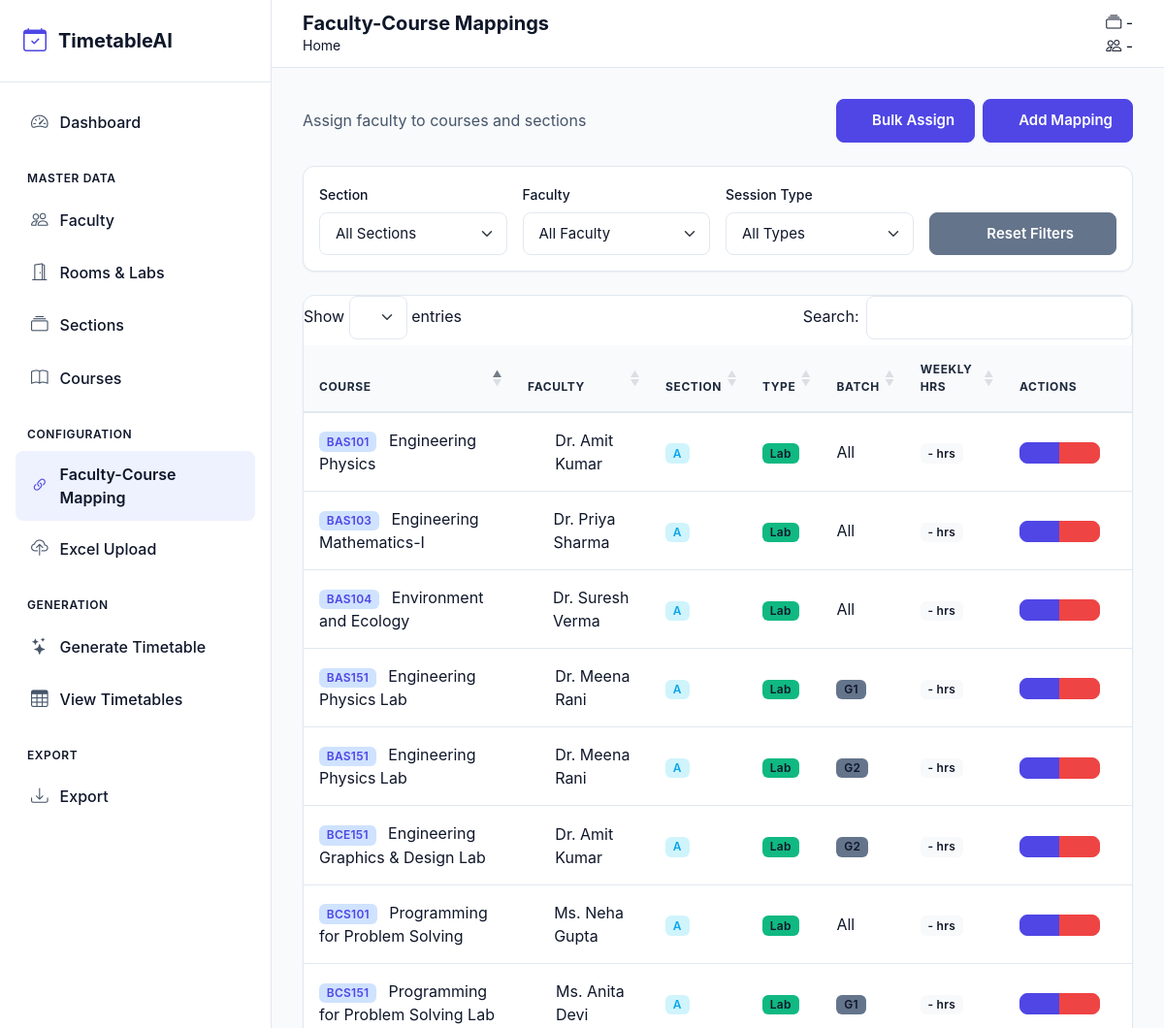
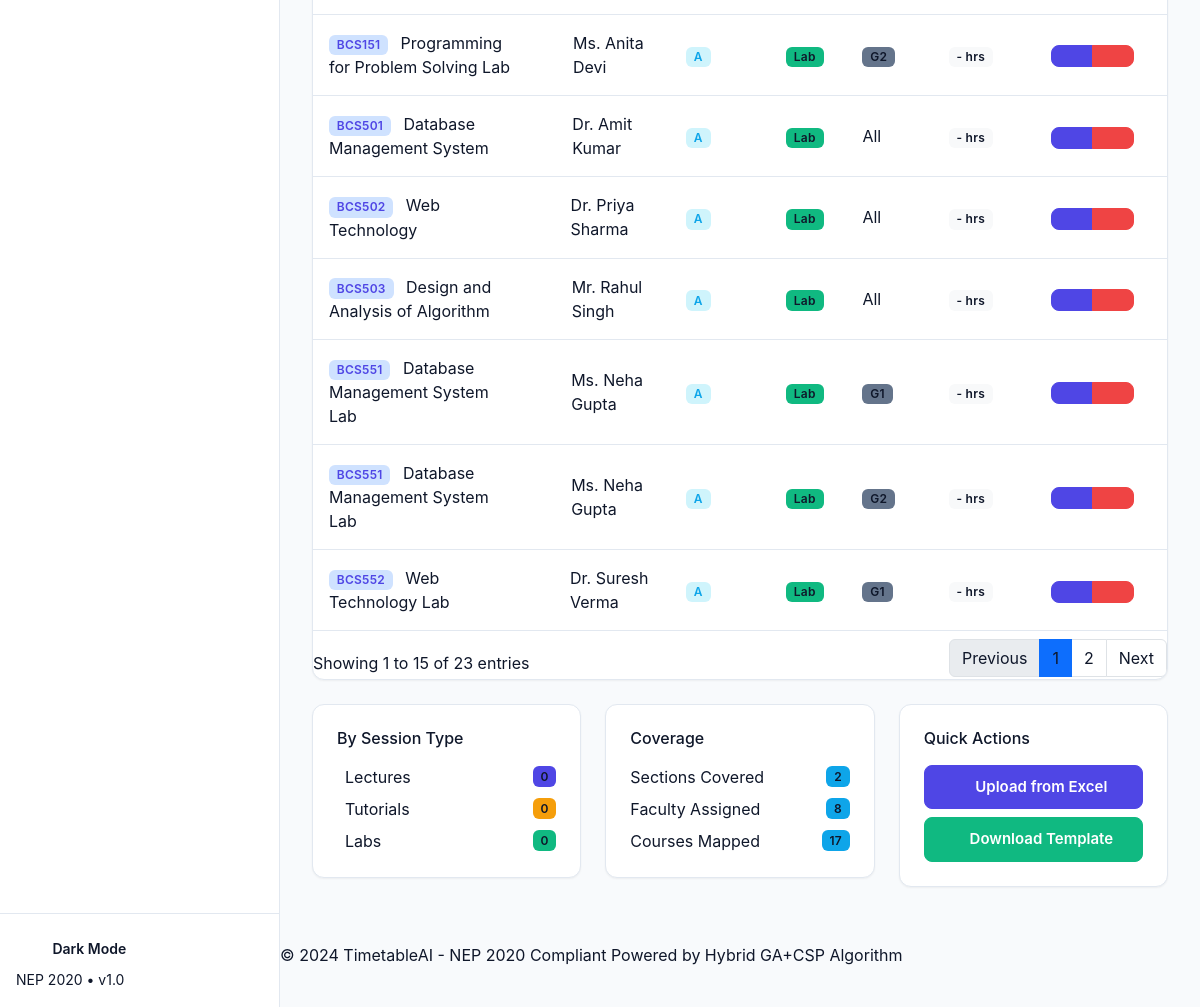
Page /mappings/ on the committed database (2 pictures, top to bottom).
### app/models/faculty_course.py (models this page shows, shortened)
class FacultyCourse(db.Model):
    __tablename__ = 'faculty_courses'
    id = db.Column(db.Integer, primary_key=True)
    faculty_id = db.Column(db.Integer, db.ForeignKey('faculty.id'), nullable=False)
    course_id = db.Column(db.Integer, db.ForeignKey('courses.id'), nullable=False)
    section_id = db.Column(db.Integer, db.ForeignKey('sections.id'), nullable=False)
    session_type = db.Column(db.String(5), nullable=False)  # L (Lecture), T (Tutorial), P (Practical)
    batch_id = db.Column(db.Integer, db.ForeignKey('batches.id'), nullable=True)
    academic_year = db.Column(db.String(10), nullable=False, default='2024-25')
    is_primary = db.Column(db.Boolean, default=True)
    created_at = db.Column(db.DateTime, default=datetime.utcnow)
    updated_at = db.Column(db.DateTime, default=datetime.utcnow, onupdate=datetime.utcnow)
    timetable_entries = db.relationship('Timetable', backref='faculty_course', lazy='dynamic', cascade='all, delete-orphan')
    batch = db.relationship('Batch', backref='faculty_courses')
    __table_args__ = (
        db.UniqueConstraint('faculty_id', 'course_id', 'section_id', 'session_type', 'batch_id', 'academic_year',
                          name='uq_faculty_course_section_session'),
    )

### app/models/course.py (models this page shows, shortened)
class Course(db.Model):
    __tablename__ = 'courses'
    id = db.Column(db.Integer, primary_key=True)
    code = db.Column(db.String(20), unique=True, nullable=False)
    name = db.Column(db.String(150), nullable=False)
    semester = db.Column(db.Integer, nullable=False)
    credits = db.Column(db.Integer, nullable=False)
    category = db.Column(db.String(10), nullable=False)  # BS, ES, PC, HS, VA, OE, DE
    course_type = db.Column(db.String(10), nullable=False)  # T (Theory), P (Practical)
    lecture_hours = db.Column(db.Integer, default=0)  # L
    tutorial_hours = db.Column(db.Integer, default=0)  # T
    practical_hours = db.Column(db.Integer, default=0)  # P
    is_lab = db.Column(db.Boolean, default=False)
    is_elective = db.Column(db.Boolean, default=False)
    elective_group = db.Column(db.String(20), nullable=True)
    created_at = db.Column(db.DateTime, default=datetime.utcnow)
    faculty_mappings = db.relationship('FacultyCourse', backref='course', lazy='dynamic', cascade='all, delete-orphan')

### app/models/faculty.py (models this page shows, shortened)
class Faculty(db.Model):
    __tablename__ = 'faculty'
    id = db.Column(db.Integer, primary_key=True)
    faculty_id = db.Column(db.String(20), unique=True, nullable=False)
    name = db.Column(db.String(100), nullable=False)
    email = db.Column(db.String(100), unique=True, nullable=True)
    phone = db.Column(db.String(15), nullable=True)
    department = db.Column(db.String(50), nullable=False, default='CSE')
    designation = db.Column(db.String(50), nullable=True)
    max_hours_per_day = db.Column(db.Integer, default=6)
    max_hours_per_week = db.Column(db.Integer, default=18)
    preferred_slots = db.Column(db.Text, default='{}')
    unavailable_slots = db.Column(db.Text, default='{}')
    is_active = db.Column(db.Boolean, default=True)
    created_at = db.Column(db.DateTime, default=datetime.utcnow)
    updated_at = db.Column(db.DateTime, default=datetime.utcnow, onupdate=datetime.utcnow)
    course_mappings = db.relationship('FacultyCourse', backref='faculty', lazy='dynamic', cascade='all, delete-orphan')

### app/models/section.py (models this page shows, shortened)
class Section(db.Model):
    __tablename__ = 'sections'
    id = db.Column(db.Integer, primary_key=True)
    section_id = db.Column(db.String(20), unique=True, nullable=False)  # e.g., CSE-3-A
    name = db.Column(db.String(10), nullable=False)  # A, B, C
    branch = db.Column(db.String(50), nullable=False, default='CSE')
    semester = db.Column(db.Integer, nullable=False)
    strength = db.Column(db.Integer, nullable=False, default=60)
    batch_year = db.Column(db.Integer, nullable=False)  # e.g., 2024
    academic_year = db.Column(db.String(10), nullable=False)  # e.g., 2024-25
    is_active = db.Column(db.Boolean, default=True)
    created_at = db.Column(db.DateTime, default=datetime.utcnow)
    updated_at = db.Column(db.DateTime, default=datetime.utcnow, onupdate=datetime.utcnow)
    batches = db.relationship('Batch', backref='section', lazy='dynamic', cascade='all, delete-orphan')
    faculty_mappings = db.relationship('FacultyCourse', backref='section', lazy='dynamic', cascade='all, delete-orphan')
    timetable_entries = db.relationship('Timetable', backref='section', lazy='dynamic', cascade='all, delete-orphan')

class Batch(db.Model):
    __tablename__ = 'batches'
    id = db.Column(db.Integer, primary_key=True)
    batch_id = db.Column(db.String(30), unique=True, nullable=False)  # e.g., CSE-3-A-G1
    name = db.Column(db.String(5), nullable=False)  # G1, G2
    section_id = db.Column(db.Integer, db.ForeignKey('sections.id'), nullable=False)
    strength = db.Column(db.Integer, nullable=False)
    created_at = db.Column(db.DateTime, default=datetime.utcnow)
    timetable_entries = db.relationship('Timetable', backref='batch', lazy='dynamic')

### app/routes/mapping.py (the view)
@mapping_bp.route('/')
def list_mappings():
    mappings = FacultyCourse.query.order_by(
        FacultyCourse.section_id,
        FacultyCourse.course_id
    ).all()
    sections = Section.query.filter_by(is_active=True).order_by(Section.semester, Section.name).all()
    return render_template('mapping/list.html', mappings=mappings, sections=sections)

### app/templates/mapping/list.html (shortened to what this page needs)
{% extends "base.html" %}
{% block page_title %}Faculty-Course Mappings{% endblock %}
{% block content %}
<div class="row mb-4" data-aos="fade-down">
    <div class="col-12">
        <div class="d-flex flex-wrap justify-content-between align-items-center gap-3">
            <div>
                <p class="text-muted mb-0">Assign faculty to courses and sections</p>
            </div>
            <div class="d-flex gap-2">
                <button class="btn btn-primary" data-bs-toggle="modal" data-bs-target="#bulkModal">
                    Bulk Assign
                </button>
                <a href="{{ url_for('mapping.add_mapping') }}" class="btn btn-primary">
                    Add Mapping
                </a>
            </div>
        </div>
    </div>
</div>
<div class="glass-card p-3 mb-4" data-aos="fade-up">
    <form method="GET" class="row g-3 align-items-end">
        <div class="col-md-3">
            <label class="form-label small">Section</label>
            <select class="form-select" name="section" onchange="this.form.submit()">
                <option value="">All Sections</option>
            </select>
        </div>
        <div class="col-md-3">
            <label class="form-label small">Faculty</label>
            <select class="form-select" name="faculty" onchange="this.form.submit()">
                <option value="">All Faculty</option>
            </select>
        </div>
        <div class="col-md-3">
            <label class="form-label small">Session Type</label>
            <select class="form-select" name="session_type" onchange="this.form.submit()">
                <option value="">All Types</option>
            </select>
        </div>
        <div class="col-md-3">
            <a href="{{ url_for('mapping.list_mappings') }}" class="btn btn-secondary w-100">
                Reset Filters
            </a>
        </div>
    </form>
</div>
<div class="glass-card" data-aos="fade-up" data-aos-delay="200">
    <div class="table-responsive">
        <table id="mappingsTable" class="table table-hover mb-0">
            <thead>
                <tr>
                    <th>Course</th>
                    <th>Faculty</th>
                    <th>Section</th>
                    <th>Type</th>
                    <th>Batch</th>
                    <th>Weekly Hrs</th>
                    <th width="100">Actions</th>
                </tr>
            </thead>
            <tbody>
                {% for mapping in mappings %}
                <tr>
                    <td>
                        <div>
                            <span class="badge bg-primary-subtle text-primary">{{ mapping.course.code }}</span>
                            <span class="ms-2">{{ mapping.course.name }}</span>
                        </div>
                    </td>
                    <td>
                        <div class="d-flex align-items-center">
                            <div class="avatar-xs me-2">
                                <span class="avatar-title rounded-circle bg-gradient-primary">
                                </span>
                            </div>
                            {{ mapping.faculty.name }}
                        </div>
                    </td>
                    <td>
                        <span class="badge bg-info-subtle text-info">{{ mapping.section.name }}</span>
                    </td>
                    <td>
                        {% if mapping.session_type == 'lecture' %}
                        <span class="badge bg-primary">Lecture</span>
                        {% elif mapping.session_type == 'tutorial' %}
                        <span class="badge bg-warning text-dark">Tutorial</span>
                        {% else %}
                        <span class="badge bg-success">Lab</span>
                        {% endif %}
                    </td>
                    <td>
                        {% if mapping.batch %}
                        <span class="badge bg-secondary">{{ mapping.batch.name }}</span>
                        {% else %}
                        <span class="text-muted">All</span>
                        {% endif %}
                    </td>
                    <td>
                        <span class="badge bg-light text-dark">{{ mapping.weekly_hours or '-' }} hrs</span>
                    </td>
                    <td>
                        <div class="btn-group btn-group-sm">
                            <a href="{{ url_for('mapping.edit_mapping', id=mapping.id) }}"
                               class="btn btn-outline-primary" title="Edit">
                            </a>
                            <button class="btn btn-outline-danger"
                                    onclick="confirmDelete('{{ url_for('mapping.delete_mapping', id=mapping.id) }}')"
                                    title="Delete">
                            </button>
                        </div>
                    </td>
                </tr>
                {% endfor %}
            </tbody>
        </table>
    </div>
</div>
{% if mappings %}
<div class="row mt-4">
    <div class="col-md-4" data-aos="fade-up">
        <div class="glass-card p-4">
            <h6 class="text-muted mb-3">By Session Type</h6>
            <div class="d-flex justify-content-between align-items-center mb-2">
                <span>Lectures</span>
                <span class="badge bg-primary">{{ mappings|selectattr('session_type', 'equalto', 'lecture')|list|length }}</span>
            </div>
            <div class="d-flex justify-content-between align-items-center mb-2">
                <span>Tutorials</span>
                <span class="badge bg-warning text-dark">{{ mappings|selectattr('session_type', 'equalto', 'tutorial')|list|length }}</span>
            </div>
            <div class="d-flex justify-content-between align-items-center">
                <span>Labs</span>
                <span class="badge bg-success">{{ mappings|selectattr('session_type', 'equalto', 'lab')|list|length }}</span>
            </div>
        </div>
    </div>
    <div class="col-md-4" data-aos="fade-up" data-aos-delay="100">
        <div class="glass-card p-4">
            <h6 class="text-muted mb-3">Coverage</h6>
            <div class="d-flex justify-content-between align-items-center mb-2">
                <span>Sections Covered</span>
                <span class="badge bg-info">{{ mappings|map(attribute='section_id')|unique|list|length }}</span>
            </div>
            <div class="d-flex justify-content-between align-items-center mb-2">
                <span>Faculty Assigned</span>
                <span class="badge bg-info">{{ mappings|map(attribute='faculty_id')|unique|list|length }}</span>
            </div>
            <div class="d-flex justify-content-between align-items-center">
                <span>Courses Mapped</span>
                <span class="badge bg-info">{{ mappings|map(attribute='course_id')|unique|list|length }}</span>
            </div>
        </div>
    </div>
    <div class="col-md-4" data-aos="fade-up" data-aos-delay="200">
        <div class="glass-card p-4">
            <h6 class="text-muted mb-3">Quick Actions</h6>
            <a href="{{ url_for('upload.index') }}" class="btn btn-outline-primary w-100 mb-2">
                Upload from Excel
            </a>
            <a href="{{ url_for('upload.download_template', data_type='mappings') }}" class="btn btn-outline-success w-100">
                Download Template
            </a>
        </div>
    </div>
</div>
{% endif %}
{% endblock %}

### app/templates/mapping/list.html (style rules this page uses)
.avatar-xs { width: 28px; height: 28px; }
.avatar-title { display: flex; align-items: center; justify-content: center; width: 100%; height: 100%; font-size: 0.75rem; font-weight: 600; color: white; }

### rows in the picture
FacultyCourse: course.code "BAS101", course.name "Engineering Physics", faculty.name "Dr. Amit Kumar", section.name "A", session_type "Lab", shows "All", weekly_hours "-"
FacultyCourse: course.code "BAS103", course.name "Engineering Mathematics-I", faculty.name "Dr. Priya Sharma", section.name "A", session_type "Lab", shows "All", weekly_hours "-"
FacultyCourse: course.code "BCS101", course.name "Programming for Problem Solving", faculty.name "Ms. Neha Gupta", section.name "A", session_type "Lab", shows "All", weekly_hours "-"
FacultyCourse: course.code "BAS104", course.name "Environment and Ecology", faculty.name "Dr. Suresh Verma", section.name "A", session_type "Lab", shows "All", weekly_hours "-"
FacultyCourse: course.code "BAS151", course.name "Engineering Physics Lab", faculty.name "Dr. Meena Rani", section.name "A", session_type "Lab", batch.name "G1", weekly_hours "-"
FacultyCourse: course.code "BAS151", course.name "Engineering Physics Lab", faculty.name "Dr. Meena Rani", section.name "A", session_type "Lab", batch.name "G2", weekly_hours "-"
FacultyCourse: course.code "BCS151", course.name "Programming for Problem Solving Lab", faculty.name "Ms. Anita Devi", section.name "A", session_type "Lab", batch.name "G1", weekly_hours "-"
FacultyCourse: course.code "BCS151", course.name "Programming for Problem Solving Lab", faculty.name "Ms. Anita Devi", section.name "A", session_type "Lab", batch.name "G2", weekly_hours "-"
FacultyCourse: course.code "BCE151", course.name "Engineering Graphics & Design Lab", faculty.name "Dr. Amit Kumar", section.name "A", session_type "Lab", batch.name "G2", weekly_hours "-"
FacultyCourse: course.code "BCS501", course.name "Database Management System", faculty.name "Dr. Amit Kumar", section.name "A", session_type "Lab", shows "All", weekly_hours "-"
FacultyCourse: course.code "BCS502", course.name "Web Technology", faculty.name "Dr. Priya Sharma", section.name "A", session_type "Lab", shows "All", weekly_hours "-"
FacultyCourse: course.code "BCS503", course.name "Design and Analysis of Algorithm", faculty.name "Mr. Rahul Singh", section.name "A", session_type "Lab", shows "All", weekly_hours "-"
FacultyCourse: course.code "BCS551", course.name "Database Management System Lab", faculty.name "Ms. Neha Gupta", section.name "A", session_type "Lab", batch.name "G1", weekly_hours "-"
FacultyCourse: course.code "BCS551", course.name "Database Management System Lab", faculty.name "Ms. Neha Gupta", section.name "A", session_type "Lab", batch.name "G2", weekly_hours "-"
FacultyCourse: course.code "BCS552", course.name "Web Technology Lab", faculty.name "Dr. Suresh Verma", section.name "A", session_type "Lab", batch.name "G1", weekly_hours "-"

### other values in the picture
{{ mappings|selectattr('session_type', 'equalto', 'lecture')|list|length }} "0"
{{ mappings|selectattr('session_type', 'equalto', 'tutorial')|list|length }} "0"
{{ mappings|selectattr('session_type', 'equalto', 'lab')|list|length }} "0"
{{ mappings|map(attribute='section_id')|unique|list|length }} "2"
{{ mappings|map(attribute='faculty_id')|unique|list|length }} "8"
{{ mappings|map(attribute='course_id')|unique|list|length }} "17"
